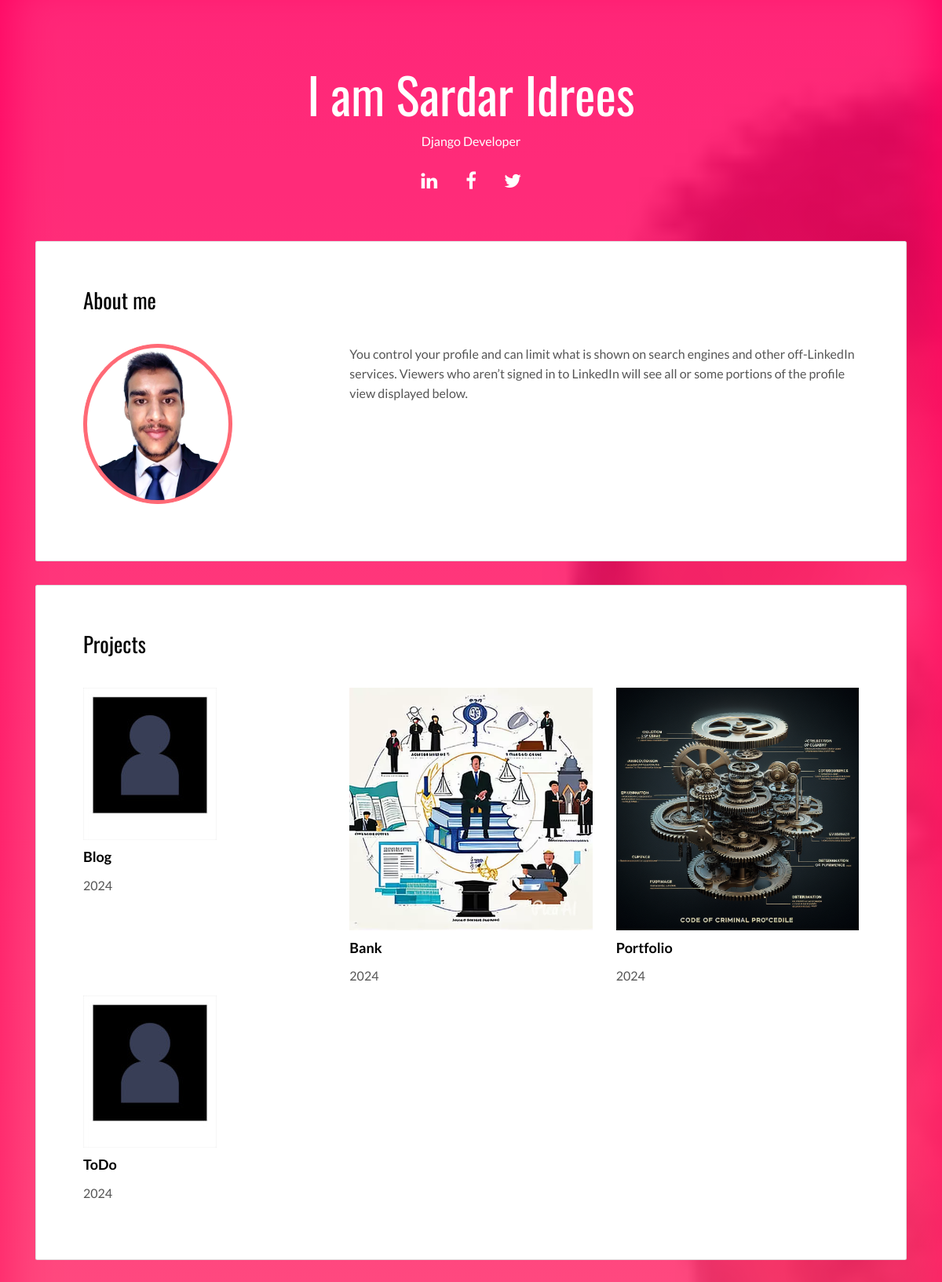
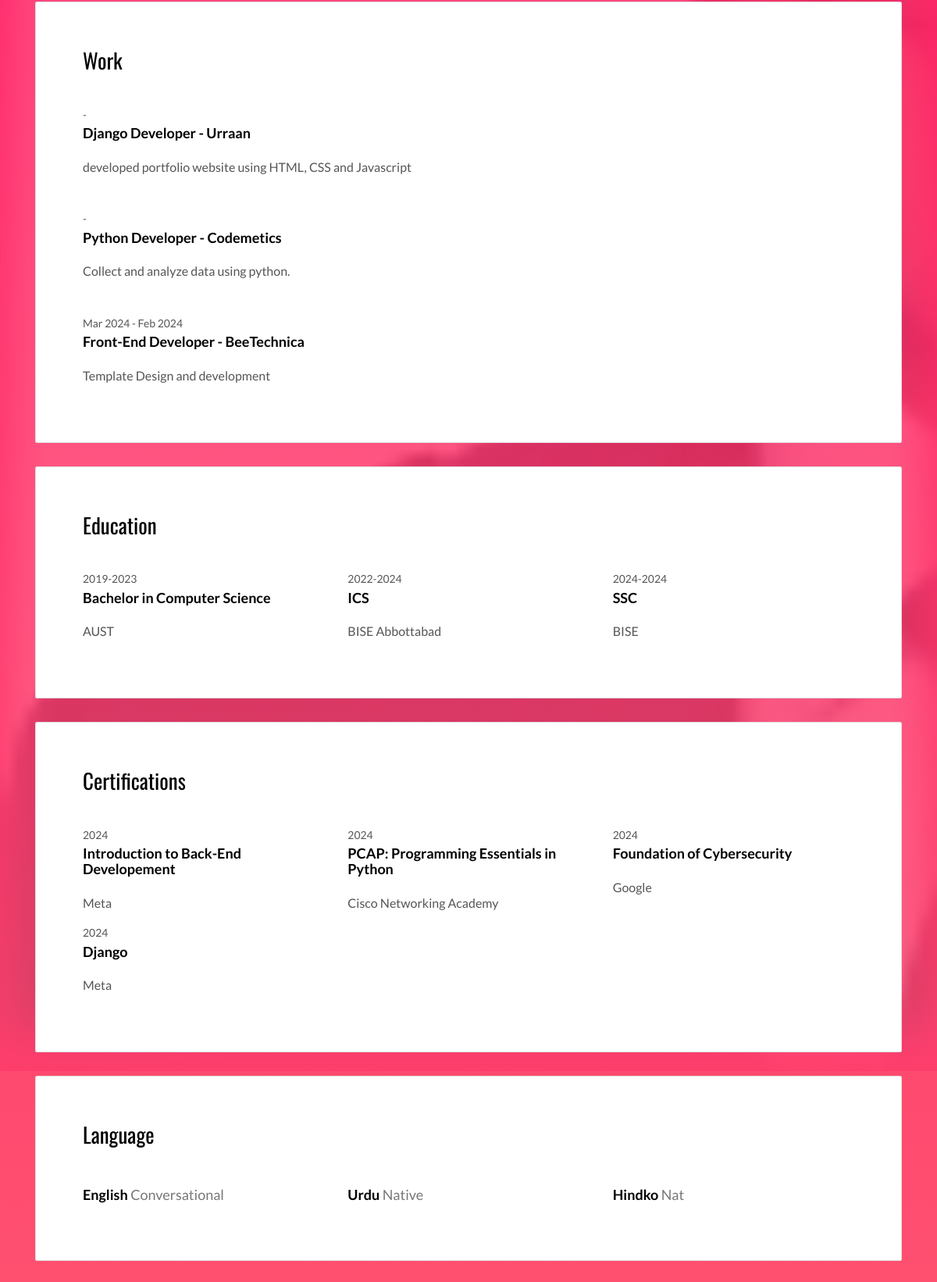
The page / (upper part) on the database its author committed (2 pictures, top to bottom).
### base/models.py (models this page shows, shortened)
class Profile(models.Model):
    name = models.CharField(max_length=50, blank=True)
    title = models.CharField(max_length=50, blank=True)
    picture = models.ImageField(upload_to='profile/', height_field=None, width_field=None, max_length=None, blank=True)
    about = models.TextField(blank=True, null=True)

class Social(models.Model):
    platform = models.CharField(max_length=50, blank=True)
    username = models.CharField(max_length=50, blank=True)
    url = models.URLField(max_length=200, blank=True)

class Projects(models.Model):
    title = models.CharField(max_length=30)
    date = models.DateField()
    picture = models.ImageField(upload_to="project/", height_field=None, width_field=None, max_length=None)

class Work(models.Model):
    position = models.CharField(max_length=50)
    start_date = models.DateField(auto_now=False, auto_now_add=False, default=None)
    end_date = models.DateField(auto_now=False, auto_now_add=False, default=None)
    company = models.CharField(max_length=50)
    description = models.TextField()
    web_url = models.URLField(max_length=200, blank=True)

class Education(models.Model):
    title = models.CharField(max_length=50)
    start_date = models.DateField(auto_now=False, auto_now_add=False, default=None)
    end_date = models.DateField(auto_now=False, auto_now_add=False, default=None)
    institute = models.CharField(max_length=100)

class Certification(models.Model):
    title = models.CharField(max_length=50, null=True, blank=True)
    date = models.DateField(auto_now=False, auto_now_add=False, default=None)
    institute = models.CharField(max_length=100, null=True, blank=True)

class Language(models.Model):
    language = models.CharField(max_length=50, blank=True, default=None)
    proficiency = models.CharField(max_length=50, blank=True, default="Basic")

### base/views.py (the view, shortened to what this page needs)
# urls.py: path('', views.index, name='index'),
def index(request):
    profile = Profile.objects.first()
    project = Projects.objects.all()
    work = Work.objects.all()
    education = Education.objects.all()
    certification = Certification.objects.all()
    language = Language.objects.all()
    social = Social.objects.all()
    form = ContactForm()
    context = {"work": work, "education": education, "project": project, "form":form, 'certification':certification, 'profile':profile, 'language':language, "social":social}
    return render(request, 'index.html', context)

### base/templates/index.html (shortened to what this page needs)
{% extends "base.html" %}
{% load static %}
{% block content %}
 <div class="container">
   <div class="row">
     <div class="col-xs-12">
        <div class="card">
          <div class="card-block">
            <h2>About me</h2>
            <div class="row">
              <div class="col-md-4">
                <p><img src= "/base/media/{{profile.picture}}" class="img-responsive img-circle img-thumbnail" alt=""></p>
              </div>
              <div class="col-md-8">
                <p> {{profile.about}} </p>
              </div>
            </div>
          </div>
        </div>
        <div class="card">
          <div class="card-block">
            <h2>Projects</h2>
            <div class="row">
              {% for project in project %}
              <div class="col-md-4">
                <img src="/base/media/{{project.picture}}" class="img-responsive" alt="profile picture"/>
                <h3 class="h5">{{project.title}}</h3>
                <p>{{project.date | date:"Y"}}</p>
              </div>
              {% endfor %}
            </div>
          </div>
        </div>
        <div class="card">
          <div class="card-block">
            <h2>Work</h2>
            {% for work in work %}
            <div class="work-experience">
              <small class="date">{{work.start_date | date:"M Y" }} - {{work.end_date | date:"M Y"}}</small>
              <h3 class="h5 date-title">{{work.position}} - <a href="{{work.web_url}}" title="Create professionnal website">{{work.company}}</a></h3>
              <p> {{work.description}} </p>
            </div>
            {% endfor %}
          </div>
        </div>
        <div class="card">
          <div class="card-block">
            <h2>Education</h2>
            <div class="row">
              {% for education in education %}
              <div class="col-md-4">
                <div class="education-experience">
                  <small class="date">{{education.start_date | date:"Y"}}-{{education.end_date | date:"Y"}}</small>
                  <h3 class="h5 date-title">{{education.title}}</h3>
                  <p>{{education.institute}}</p>
                </div>
              </div>
              {% endfor %}
            </div>
          </div>
        </div>
        <div class="card">
          <div class="card-block">
            <h2>Certifications</h2>
            <div class="row">
              {% for certification in certification %}
              <div class="col-md-4">
                <div class="education-experience">
                  <small class="date">{{certification.date | date:"Y"}}</small>
                  <h3 class="h5 date-title">{{certification.title}}</h3>
                  <p>{{certification.institute}}</p>
                </div>
              </div>
              {% endfor %}
            </div>
          </div>
        </div>
        <div class="card">
          <div class="card-block">
            <h2>Language</h2>
            <div class="row">
              {% for language in language %}
              <div class="col-md-4">
                <div class="language-experience">
                  <h3 class="h5"> {{language.language}}  <small> {{language.proficiency}} </small></h3>
                </div>
              </div>
              {% endfor %}
            </div>
          </div>
        </div>
     </div>
   </div>
 </div>
</main>
{% endblock content %}

### base/templates/base.html
{% load static %}
{% include "header.html" %}
{% block content %} {% endblock content %}
{% include "footer.html" %}

### base/templates/header.html (shortened to what this page needs)
{% load static %}
<!DOCTYPE html>
<html lang="en">
<head>
    <link href="https://stackpath.bootstrapcdn.com/bootstrap/4.5.2/css/bootstrap.min.css" rel="stylesheet">
  <link href="{% static 'css/main.d8e0d294.css' %}" rel="stylesheet"></head>
<body>
    <main class="content-wrapper">
        <header class="white-text-container section-container">
          <div class="text-center">
            <h1>I am {{ profile.name }} </h1>
            <p>{{ profile.title }}</p>
            <p>
              {% for social in social %}
              <a class="fa-icon fa-icon-2x" href="{{social.url}}" title="">
                <i class="fa fa-{{social.platform}}"></i>
              </a>
              {% endfor %}
            </p>
          </div>
        </header>

### base/templates/footer.html (shortened to what this page needs)
{% load static %}
  <script type="text/javascript" src="{% static "js/main.bc58148c.js" %}"></script></body>
</html>

### rows shown on the page
Profile: name "Sardar Idrees", title "Django Developer", picture (picture), about "You control your profile and can limit what is shown on search engines and other off-LinkedIn services. Viewers who aren’t signed in to LinkedIn will see all or some portions of the profile view displayed below."
Projects: picture (picture), title "Blog", date "2024"
Projects: picture (picture), title "Bank", date "2024"
Projects: picture (picture), title "Portfolio", date "2024"
Projects: picture (picture), title "ToDo", date "2024"
Work: position "Django Developer", company "Urraan", description "developed portfolio website using HTML, CSS and Javascript"
Work: position "Python Developer", company "Codemetics", description "Collect and analyze data using python."
Work: start_date "Mar 2024", end_date "Feb 2024", position "Front-End Developer", company "BeeTechnica", description "Template Design and development"
Education: start_date "2019", end_date "2023", title "Bachelor in Computer Science", institute "AUST"
Education: start_date "2022", end_date "2024", title "ICS", institute "BISE Abbottabad"
Education: start_date "2024", end_date "2024", title "SSC", institute "BISE"
Certification: date "2024", title "Introduction to Back-End Developement", institute "Meta"
Certification: date "2024", title "PCAP: Programming Essentials in Python", institute "Cisco Networking Academy"
Certification: date "2024", title "Foundation of Cybersecurity", institute "Google"
Certification: date "2024", title "Django", institute "Meta"
Language: language "English", proficiency "Conversational"
Language: language "Urdu", proficiency "Native"
Language: language "Hindko", proficiency "Nat"
